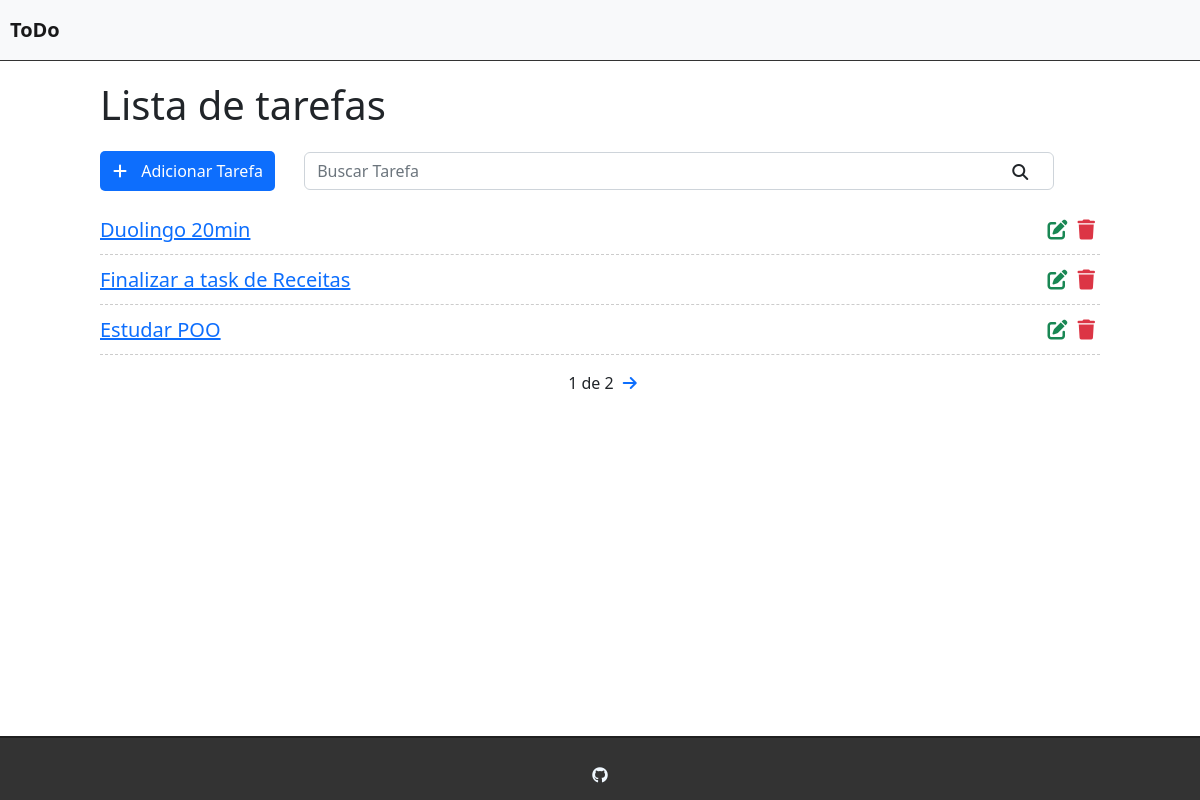
The app's page /, older data.
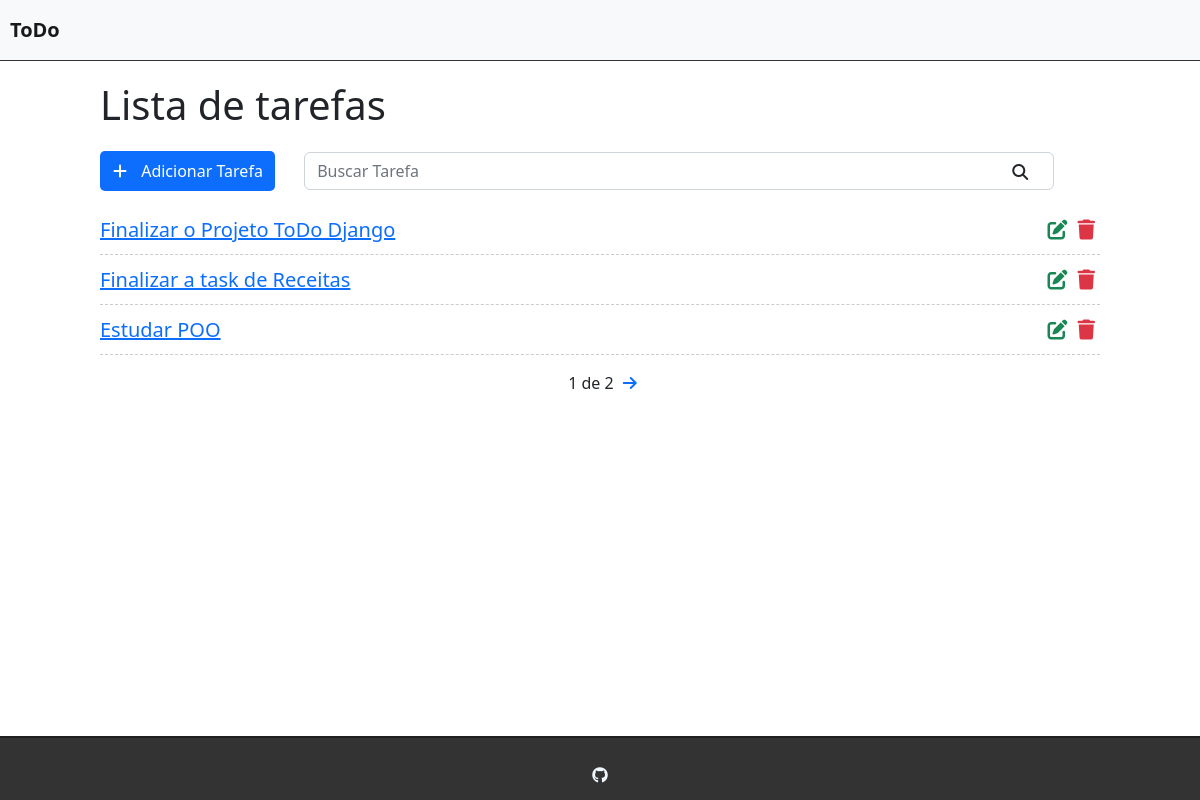
The same page, newer data.
### tasks/models.py (models this page shows, shortened)
class Task(models.Model):
    STATUS = (
        ('doing','Doing'),
        ('done','Done')
    )
    title = models.CharField(max_length = 255)
    description = models.TextField()
    done = models.CharField(
        max_length=5,
        choices = STATUS
        )
    created_at = models.DateTimeField(auto_now_add=True)
    updated_at = models.DateTimeField(auto_now=True)

### tasks/views.py (the view)
# urls.py: path('',views.taskList,name='task-list'),
def taskList(request):
    search =  request.GET.get('search')
    if search:
        tasks = Task.objects.filter(title__icontains=search)
        return render (request,'tasks/list.html',{'tasks':tasks})
    else:
        tasks_list = Task.objects.all().order_by('-created_at')
        paginator = Paginator(tasks_list, 3)
        page = request.GET.get('page')
        tasks = paginator.get_page(page)
        return render (request,'tasks/list.html',{'tasks':tasks})

### tasks/templates/tasks/list.html (shortened to what this page needs)
{% extends 'base.html' %}
{% block content %}
<div class="offset-1 col-10 list-div">
    <h1>Lista de tarefas</h1>
    <a id="add-link" href="newtask/">
        <div class="col-2 add-div">
            <i class="fas fa-plus"></i> Adicionar Tarefa
        </div>
    </a>
    <div class="col-9 search-div">
        <form method="GET" id="search-form">
            <input class="form-control" type="text" name='search' id="search" placeholder="Buscar Tarefa" value="{{ request.GET.search }}">
            <i class="fas fa-search" id="search-btn"></i>
        </form>
    </div>
    <ul class="task-list">
        {% for task in tasks %}
        <li class="task-item">
            <span><a href="/task/{{task.id}}"> {{task.title}} </a></span>
            <a class="delete-btn" href="deletetask/{{task.id}}"><span><i class="fas fa-trash"></i></span></a>
            <a href="edittask/{{task.id}} "><span><i class="fas fa-edit"></i></span></a>
        </li>
        {% endfor %}
    </ul>
    <div class="pagination">
        <span class="step-links">
            {% if tasks.paginator.num_pages %}
            <span class="current-page">
                {{tasks.number}} de {{tasks.paginator.num_pages}}
            </span>
            {% else %}
            <span class="return">
                <a href="/">
                    <i class="fa-solid fa-arrow-left-long"> Voltar</i>
                </a>
            </span>
            {% endif %}
            {% if tasks.has_next %}
                <a href="?page={{ tasks.next_page_number }}"> <i class="fas fa-arrow-right"></i> </a>
            {% endif %}
        </span>
    </div>
</div>
{% endblock %}

Row changes from the older to the newer data that the page shows:
removed Task: title "Duolingo 20min"
added Task: title "Finalizar o Projeto ToDo Django"
